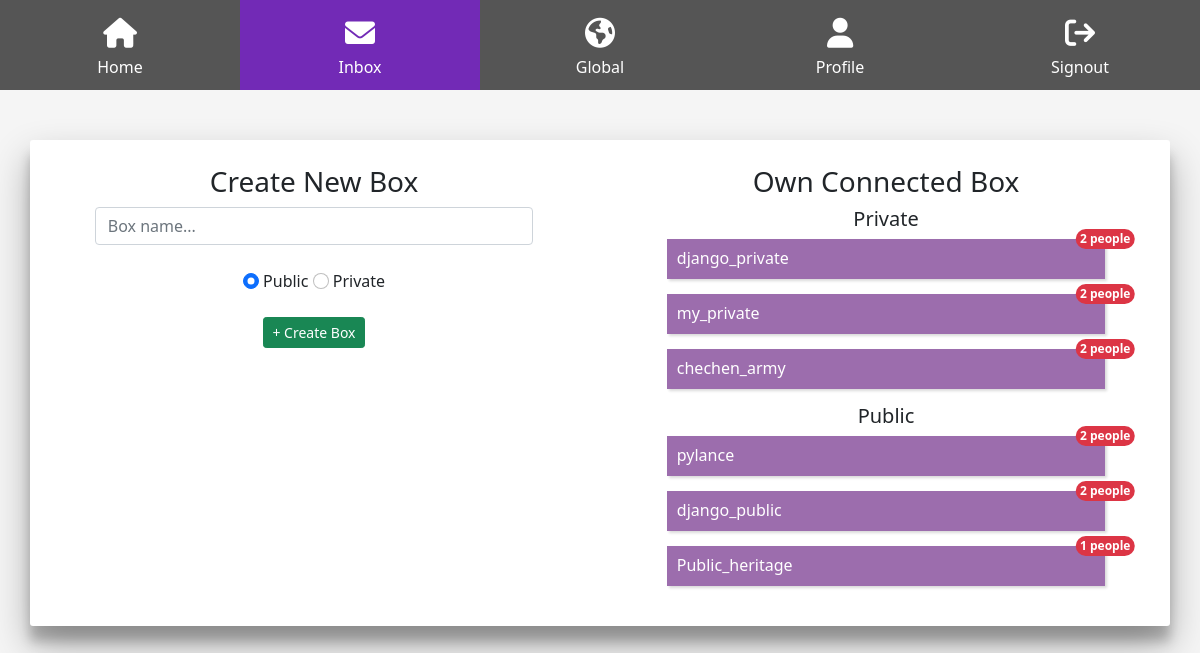
Page /chat/inbox/ (signed in) on the committed database.
### chat/models.py (models this page shows, shortened)
class ChatRoom(models.Model):
     name = models.CharField(max_length=255,unique=True, blank=False)
     users = models.ManyToManyField(settings.AUTH_USER_MODEL, blank=True, help_text="users who are connected to the chat")
     mode = models.BooleanField(default=False)
     key = models.CharField(max_length=100,unique=True,blank=True)

### chat/views.py (the view, shortened to what this page needs)
# urls.py: path('inbox/', views.Inbox.as_view() , name='inbox'),
class Inbox(LoginRequiredMixin, View):
     def get(self, request):
          c_user = request.user
          my_rooms = ChatRoom.objects.filter(users__username=c_user)
          return render(request, 'inbox.html', context={'my_rooms':my_rooms})

### chat/templates/inbox.html (shortened to what this page needs)
{% extends 'base.html' %}
{% load static %}
{% block body_block %}
<div class="container app-box">
     <div class="row">
          <div class="col-md-6">
               <h3>Create New Box</h3>
               <center>
               <form style="width: 80%;" method="POST">
                    <input type="text" class="form-control" name="name" placeholder="Box name..."><br>
                    <input class="form-check-input" type="radio"id="pub" name="mode" value="False" checked>
                    <label class="form-check-label" for="pub">Public</label>
                    <input class="form-check-input" type="radio" id="pri" name="mode" value="True">
                    <label class="form-check-label" for="pri">Private</label><br><br>
                    <button type="submit" class="btn btn-sm btn-success">+ Create Box</button>
               </form>
               </center>
          </div>
          <div class="col-md-6">
               <center>
               <h3>Own Connected Box</h3>
               <div class="room_list">
                    <h5 class="text-left">Private</h5>
                    {% for room in my_rooms %}
                         {% if room.mode == True %}
                              <a href="{% url 'chat:room' room_name=room.name %}"><h6 style="text-align: left;" class="position-relative">{{room.name}}<span class="position-absolute top-0 start-100 translate-middle badge rounded-pill bg-danger p-1">{{room.users.count}} people</span></h6></a>
                         {% endif %}
                    {% endfor %}
                    <h5 class="text-left">Public</h5>
                    {% for room in my_rooms %}
                         {% if room.mode == False %}
                              <a href="{% url 'chat:room' room_name=room.name %}"><h6 style="text-align: left;" class="position-relative">{{room.name}}<span class="position-absolute top-0 start-100 translate-middle badge rounded-pill bg-danger p-1">{{room.users.count}} people</span></h6></a>
                         {% endif %}
                    {% endfor %}
               </div>
               </center>
          </div>
     </div>
</div>
{% endblock %}

### templates/base.html (shortened to what this page needs)
{% load static %}
<!DOCTYPE html>
<html lang="en">
<head>
     <link href="https://cdn.jsdelivr.net/npm/bootstrap@5.1.3/dist/css/bootstrap.min.css" rel="stylesheet"
>
     <link rel="stylesheet" href="https://cdnjs.cloudflare.com/ajax/libs/font-awesome/6.0.0/css/all.min.css"
 />
     <link rel="stylesheet" type="text/css" href="{% static 'css/style.css' %}">
</head>
<body>
     {% if request.user.is_authenticated %}
          {% include 'nav.html' %}
     {% endif %}
     {% block body_block %}
     {% endblock %}
</body>
</html>

### templates/nav.html
<div class="icon-bar">
    <a href="{% url 'chat:home' %}"><i class="fa fa-home"></i><br><p>Home</p></a>
    <a href="{% url 'chat:inbox' %}"><i class="fa fa-envelope"></i><br><p>Inbox</p></a>
    <a href="{% url 'chat:global' %}"><i class="fa-solid fa-earth-americas"></i><br><p>Global</p></a>
    <a href="{% url 'chat:profile'%}"><i class="fa fa-user"></i><br><p>Profile</p></a>
    <a href="{% url 'account:sign_out' %}"><i class="fa-solid fa-arrow-right-from-bracket"></i><br><p>Signout</p></a>
</div>

### static/css/style.css (style rules this page uses)
body { background-color: #f5f5f5; }
.icon-bar { width: 100%; background-color: #555; overflow: auto; height: 90px; }
.icon-bar a { float: left; width: 20%; text-align: center; padding: 10px 0; transition: all 0.3s ease; color: white; font-size: 30px; text-decoration: none; }
.icon-bar a p { font-size: 1rem; }
.icon-bar .is-active { background-color: rgb(114, 42, 182); }
.app-box { width: 100vw; margin: 50px auto; padding: 25px 10px; background-color: #ffffff; border-radius: 3px; text-align: center; box-shadow: 0 19px 38px rgba(0,0,0,0.30), 0 15px 12px rgba(0, 0, 0, 0.22); }
.room_list h6 { height: 40px; width: 80%; background-color: rgb(156, 109, 173);padding: 10px; box-shadow: rgba(0, 0, 0, 0.15) 1.95px 1.95px 2.6px; color: white; margin-bottom: 15px; }
.room_list a { text-decoration: none; }

### rows in the picture
ChatRoom: name "django_private", users.count "2"
ChatRoom: name "my_private", users.count "2"
ChatRoom: name "chechen_army", users.count "2"
ChatRoom: name "pylance", users.count "2"
ChatRoom: name "django_public", users.count "2"
ChatRoom: name "Public_heritage", users.count "1"
